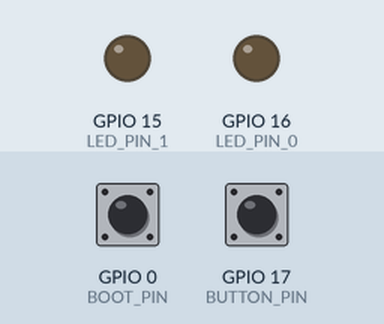
Simulated run of this program. Board: ESP32-S3. On the bench: output pins drawn as LEDs (lit = HIGH). Dashed ring = blinking. The test bench sets the inputs (shaded band); at power-on: GPIO 0 (BOOT_PIN) HIGH, GPIO 17 (BUTTON_PIN) HIGH.

Above: at 0.0 s.
At 1.89 s:
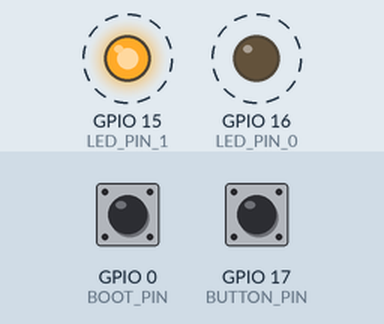
2.3 s: GPIO 0 (BOOT_PIN) pulled LOW for 3.2 s
At 3.2 s:
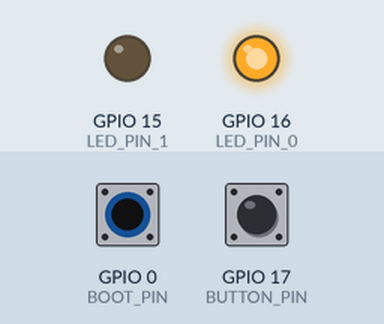
Timing chart, 0 to 13.0 s (numbered marks = the images above; inputs shaded):
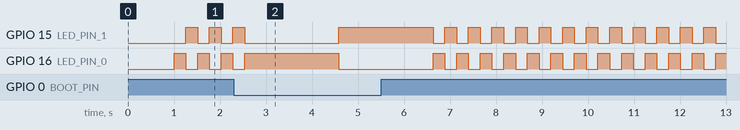

The program:

main.cpp
```cpp
#include <Arduino.h>

#define BUTTON_PIN 17
#define BOOT_PIN 0

#define LED_PIN_0 16
#define LED_PIN_1 15

static int32_t _delay_0 = 256;
static int32_t _delay_1 = 1024;
static int32_t _delay_2 = 2048;
static int32_t current_delay = _delay_0;

static uint8_t _led_state = 0;

void setup() {
    Serial.begin(115200);
    delay(1000);

    pinMode(BUTTON_PIN, INPUT_PULLUP);
    pinMode(BOOT_PIN, INPUT_PULLUP);
    pinMode(LED_PIN_0, OUTPUT);
    pinMode(LED_PIN_1, OUTPUT);
}

void loop() {
    _led_state = !_led_state;

    if (digitalRead(BUTTON_PIN) == HIGH && digitalRead(BOOT_PIN) == LOW) {
        current_delay = _delay_2;
    }
    else if (digitalRead(BUTTON_PIN) == HIGH) {
        current_delay = _delay_0;
    }
    else if (digitalRead(BOOT_PIN) == LOW) {
        current_delay = _delay_1;
    }

    digitalWrite(LED_PIN_0, _led_state);
    digitalWrite(LED_PIN_1, !_led_state);

    delay(current_delay);
} 
```
